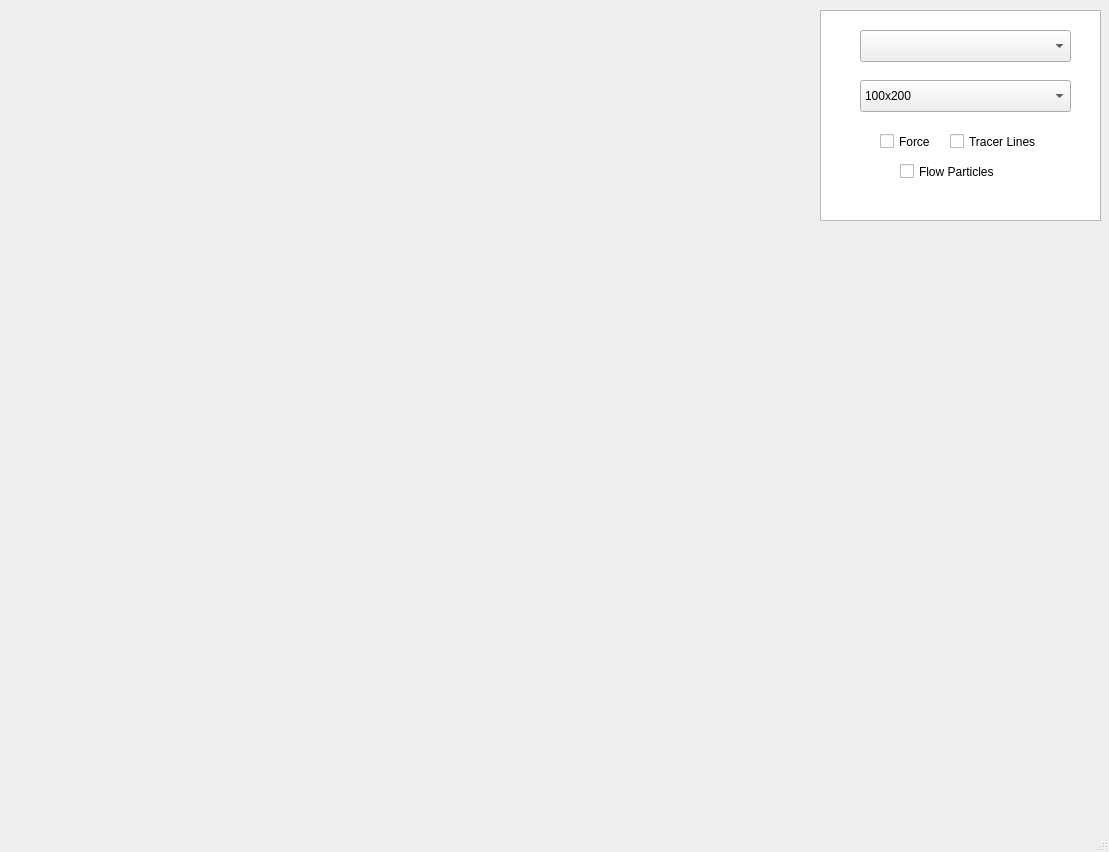
<?xml version="1.0" encoding="UTF-8"?>
<ui version="4.0">
 <class>MainWindow</class>
 <widget class="QMainWindow" name="MainWindow">
  <property name="geometry">
   <rect>
    <x>0</x>
    <y>0</y>
    <width>1109</width>
    <height>852</height>
   </rect>
  </property>
  <property name="windowTitle">
   <string>MainWindow</string>
  </property>
  <widget class="QWidget" name="centralwidget">
   <widget class="QColumnView" name="columnView">
    <property name="geometry">
     <rect>
      <x>820</x>
      <y>10</y>
      <width>281</width>
      <height>211</height>
     </rect>
    </property>
   </widget>
   <widget class="QComboBox" name="window_size">
    <property name="geometry">
     <rect>
      <x>860</x>
      <y>30</y>
      <width>211</width>
      <height>32</height>
     </rect>
    </property>
    <property name="currentText">
     <string/>
    </property>
    <item>
     <property name="text">
      <string/>
     </property>
    </item>
    <item>
     <property name="text">
      <string>Velocity</string>
     </property>
    </item>
    <item>
     <property name="text">
      <string>Density</string>
     </property>
    </item>
   </widget>
   <widget class="QComboBox" name="window_choice">
    <property name="geometry">
     <rect>
      <x>860</x>
      <y>80</y>
      <width>211</width>
      <height>32</height>
     </rect>
    </property>
    <item>
     <property name="text">
      <string>100x200</string>
     </property>
    </item>
    <item>
     <property name="text">
      <string>200x300</string>
     </property>
    </item>
    <item>
     <property name="text">
      <string>300x400</string>
     </property>
    </item>
    <item>
     <property name="text">
      <string>400x500</string>
     </property>
    </item>
    <item>
     <property name="text">
      <string>500x600</string>
     </property>
    </item>
    <item>
     <property name="text">
      <string>600x700</string>
     </property>
    </item>
   </widget>
   <widget class="QCheckBox" name="checkBox">
    <property name="geometry">
     <rect>
      <x>950</x>
      <y>130</y>
      <width>111</width>
      <height>23</height>
     </rect>
    </property>
    <property name="text">
     <string>Tracer Lines</string>
    </property>
   </widget>
   <widget class="QCheckBox" name="checkBox_2">
    <property name="geometry">
     <rect>
      <x>900</x>
      <y>160</y>
      <width>121</width>
      <height>23</height>
     </rect>
    </property>
    <property name="text">
     <string>Flow Particles</string>
    </property>
   </widget>
   <widget class="QCheckBox" name="checkBox_3">
    <property name="geometry">
     <rect>
      <x>880</x>
      <y>130</y>
      <width>71</width>
      <height>23</height>
     </rect>
    </property>
    <property name="text">
     <string>Force</string>
    </property>
   </widget>
  </widget>
  <widget class="QStatusBar" name="titlebar"/>
 </widget>
 <resources/>
 <connections/>
</ui>
